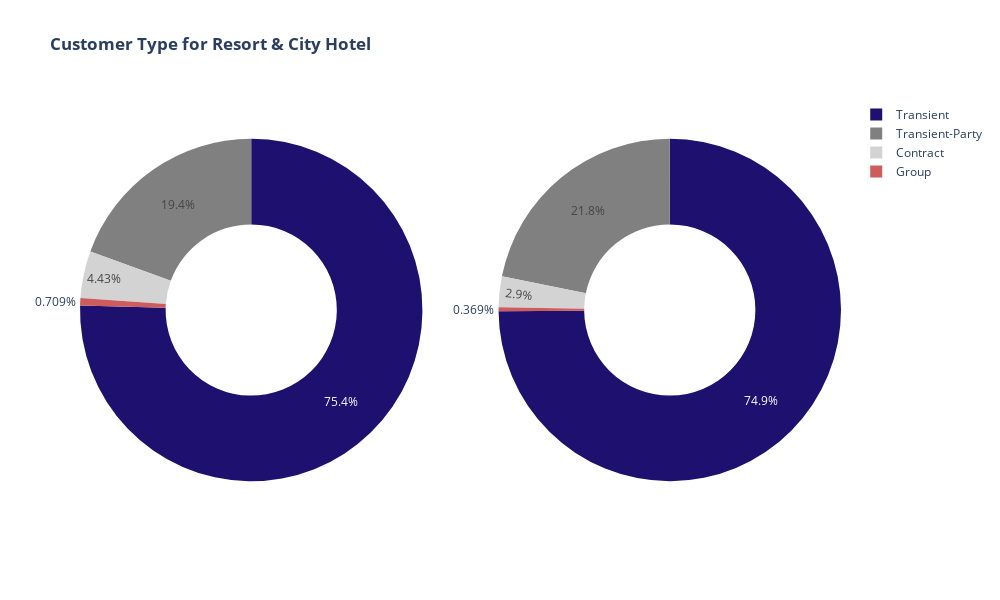

Source (notebook cell):
### Code cell
# Customer type
import plotly.graph_objects as go
from plotly.subplots import make_subplots

fig = make_subplots(rows=1, cols=2, specs=[[{'type':'pie'}, {'type':'pie'}]])
colors = ["#1D106E", "gray", "lightgray", "indianred"]

fig.add_trace(
    go.Pie(
        labels=df[df["hotel"]=="Resort Hotel"]["customer_type"].value_counts().reset_index()["customer_type"],
        values=df[df["hotel"]=="Resort Hotel"]["customer_type"].value_counts().reset_index()["count"],
        name="Resort Hotel",
        marker=dict(colors=colors),
        hole=0.5
    ),
    row=1,
    col=1,
)

fig.add_trace(
    go.Pie(
        labels=df[df["hotel"]=="City Hotel"]["customer_type"].value_counts().reset_index()["customer_type"],
        values=df[df["hotel"]=="City Hotel"]["customer_type"].value_counts().reset_index()["count"],
        name="City Hotel",
        marker=dict(colors=colors),
        hole=0.5
    ),
    row=1,
    col=2,
)

fig.update_layout(
    title='<b>Customer Type for Resort & City Hotel</b>', 
    width=1000, 
    height=600)
fig.show()

### Figure 1 — Plotly figure (JSON) as saved in the notebook; plotly's stock layout.template omitted (floating-point values rounded to 4 significant figures)
{"data": [{"domain": {"x": [0, 0.45], "y": [0, 1]}, "hole": 0.5, "labels": ["Transient", "Transient-Party", "Contract", "Group"], "marker": {"colors": ["#1D106E", "gray", "lightgray", "indianred"]}, "name": "Resort Hotel", "type": "pie", "values": [30209, 7791, 1776, 284]}, {"domain": {"x": [0.55, 1], "y": [0, 1]}, "hole": 0.5, "labels": ["Transient", "Transient-Party", "Contract", "Group"], "marker": {"colors": ["#1D106E", "gray", "lightgray", "indianred"]}, "name": "City Hotel", "type": "pie", "values": [59404, 17333, 2300, 293]}], "layout": {"height": 600, "title": {"text": "<b>Customer Type for Resort & City Hotel</b>"}, "width": 1000}}
